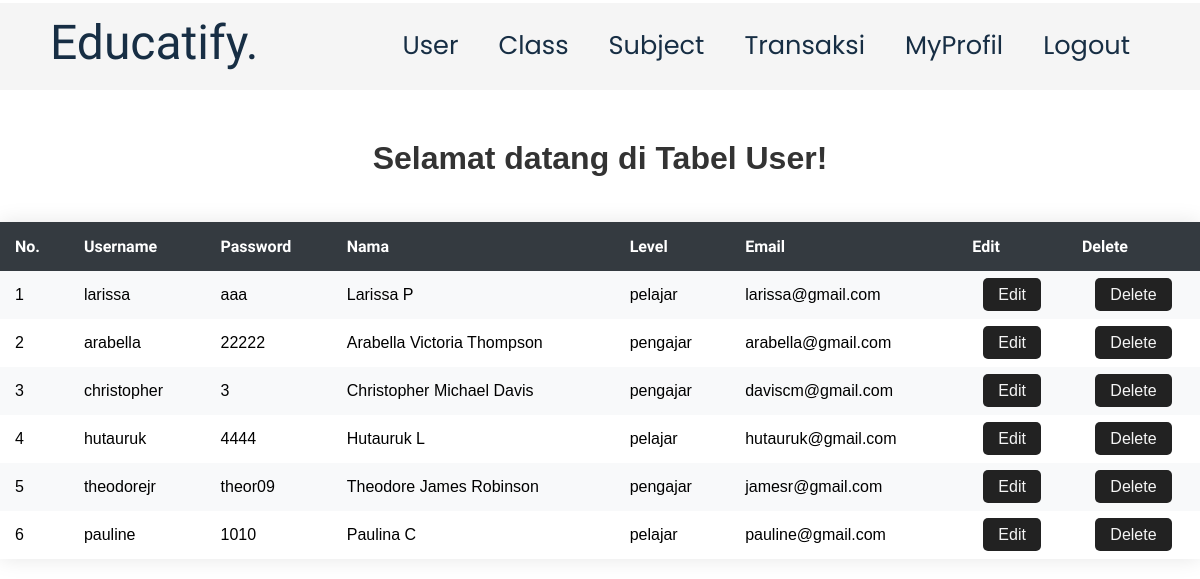
The app's page /admin/index.php with its own data.
### tables this page shows
CREATE TABLE `user` (
  `id_user` int(11) NOT NULL,
  `username` varchar(11) NOT NULL,
  `password` varchar(10) NOT NULL,
  `nama` varchar(30) DEFAULT NULL,
  `level` varchar(11) NOT NULL,
  `email` varchar(25) NOT NULL
);

### admin/index.php (the view, shortened to what this page needs)
<!DOCTYPE html>
<html lang="en">
<head>
  <link rel="stylesheet" href="userstyle.css">
</head>
<body>
  <?php include "navbar.php"; ?>
  <h1>Selamat datang di Tabel User!</h1>
  <table border='0'>
    <tr>
      <th>No.</th>
      <th>Username</th>
      <th>Password</th>
      <th>Nama</th>
      <th>Level</th>
      <th>Email</th>
      <th>Edit</th>
      <th>Delete</th>
      <?php
      include '../koneksi.php';
      $query_mysqli = mysqli_query($mysqli, "SELECT * FROM user") or die(mysqli_error($mysqli));
      $nomor = 1;
      while ($data = mysqli_fetch_array($query_mysqli)) {
        ?>
      <tr>
        <td><?php echo $nomor++; ?></td>
        <td><?php echo $data['username']; ?></td>
        <td><?php echo $data['password']; ?></td>
        <td><?php echo $data['nama']; ?></td>
        <td><?php echo $data['level']; ?></td>
        <td><?php echo $data['email']; ?></td>
        <td class="edit"><a href="edituser.php?id=<?php echo $data['id_user']; ?>">Edit</a></td>
        <td class="delete"><a href="deleteuser.php?id=<?php print $data['id_user']; ?>">Delete</a></td>
      </tr>
    <?php } ?>
    </tr>
  </table>
</body>
</html>

### admin/navbar.php
<nav>
    <div class="navbar">
        <div class="logo">Educatify.</div>
        <div class="menu">
            <ul>
                <li><a href="index.php">User</a></li>
                <li><a href="class.php">Class</a></li>
                <li><a href="subject.php">Subject</a></li>
                <li><a href="transaksi.php">Transaksi</a></li>
                <li><a href="myprofil.php">MyProfil</a></li>
                <li><a href="../logout.php">Logout</a></li>
            </ul>
        </div>
    </div>
</nav>

### admin/userstyle.css (style rules this page uses)
* { margin: 0; padding: 0; box-sizing: border-box; }
html { scroll-behavior: smooth; }
.navbar { width: 1100px; margin: auto; position: relative; flex-direction: row; justify-content: space-between; box-sizing: border-box; }
.logo { font-size: 48px; font-weight: 500; float: left; font-family: "Maven Pro"; color: #172e44; }
.menu { float: right; }
nav { border-top: 3px solid #ffffff; width: 100%; margin: auto; display: flex; line-height: 80px; position: fixed; z-index: 1000; background-color: #f5f5f5; font-family: "Poppins"; }
nav ul { list-style-type: none; overflow: hidden; }
nav ul li { float: left; margin: 0 0 5px 0; overflow-wrap: break-word; font-weight: 300; font-size: 33px; color: #000; width: fit-content; box-sizing: border-box; }
nav ul li a { color: #172e44; font-weight: initial; text-align: center; padding: 20px; text-decoration: none; font-size: 1.6rem; font-weight: 400; }
body { font-family: "Arial", sans-serif; }
h1 { padding: 140px 0 5px 0; font-weight: 700; text-align: center; color: #333; margin-bottom: 30px; }
table { width: 100%; border-collapse: collapse; margin-top: 40px; box-shadow: 0 0 20px rgba(0, 0, 0, 0.1); }
th, td { padding: 15px; text-align: left; }
th { font-family: "Maven Pro"; background-color: #343a40; color: white; }
tr:nth-child(even) { background-color: #f8f9fa; }
.edit, .delete { text-align: center; }
.edit a, .delete a { text-decoration: none; padding: 8px 15px; background-color: #222; color: #f5f5f5; border-radius: 5px; transition: #222 0.3s ease; }

### records on screen
user: username "larissa", password "aaa", nama "Larissa P", level "pelajar", email "larissa@gmail.com"
user: username "arabella", password "22222", nama "Arabella Victoria Thompson", level "pengajar", email "arabella@gmail.com"
user: username "christopher", password "3", nama "Christopher Michael Davis", level "pengajar", email "daviscm@gmail.com"
user: username "hutauruk", password "4444", nama "Hutauruk L", level "pelajar", email "hutauruk@gmail.com"
user: username "theodorejr", password "theor09", nama "Theodore James Robinson", level "pengajar", email "jamesr@gmail.com"
user: username "pauline", password "1010", nama "Paulina C", level "pelajar", email "pauline@gmail.com"
